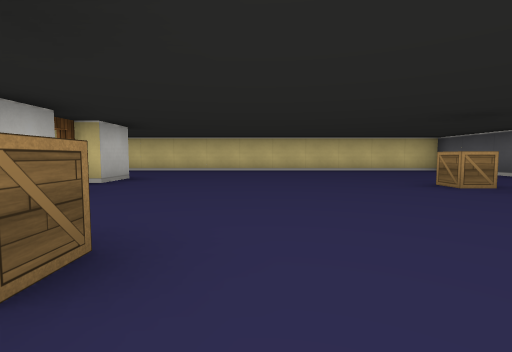
View 1 (above)

15 first-person views from a walk through a cub3D level. The camera is about half as high as the walls, tilts 4° down and sees 85° across. The floor is counted in squares. Each view is taken from the middle of a square. On the plan, view 1 faces up. The plan holds only what a view shows up to about 9 squares ahead; the rest is blank.

View 2
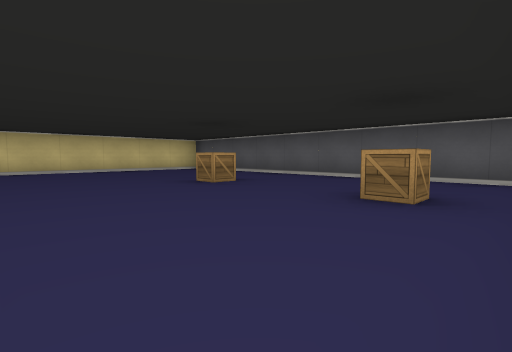

View 3
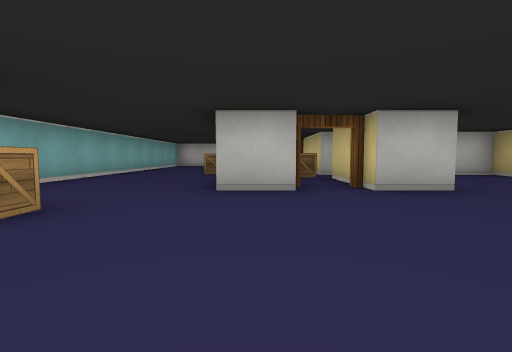

View 4
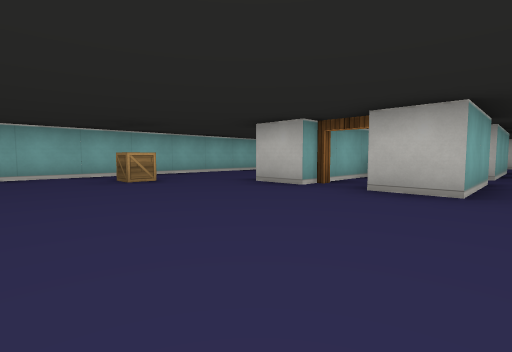

View 5
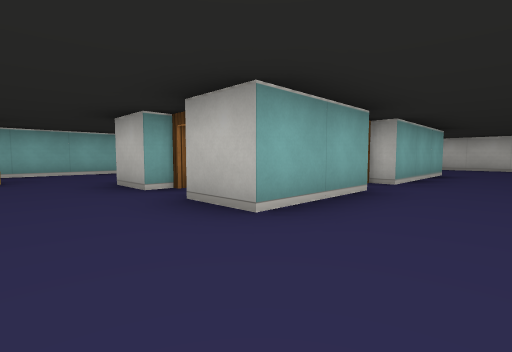

View 6
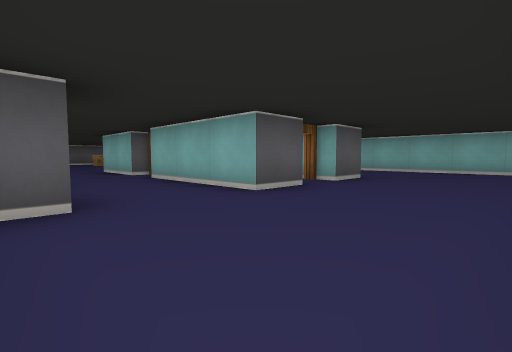

View 7
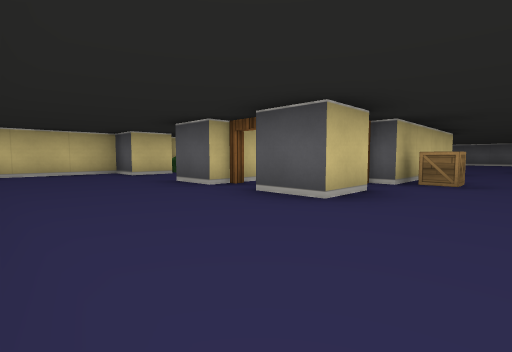

View 8
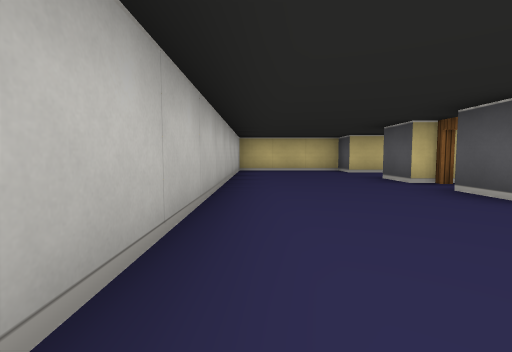

View 9
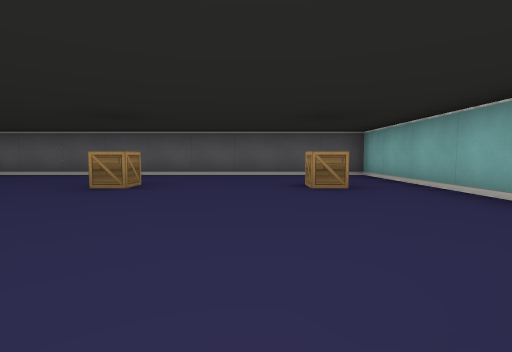

View 10
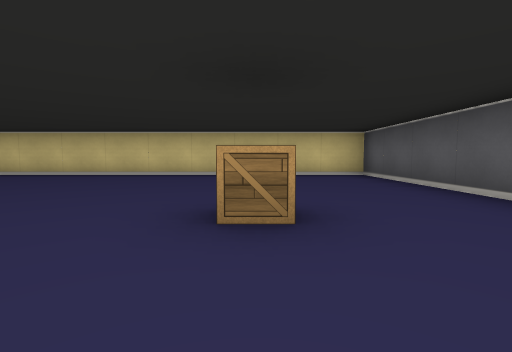

View 11
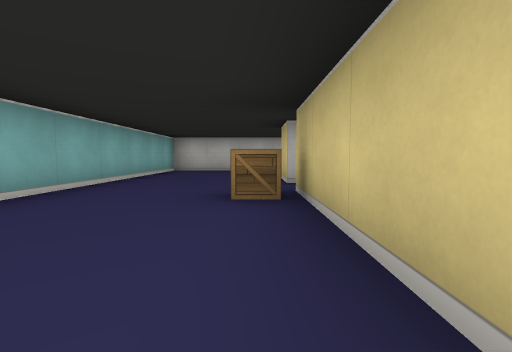

View 12
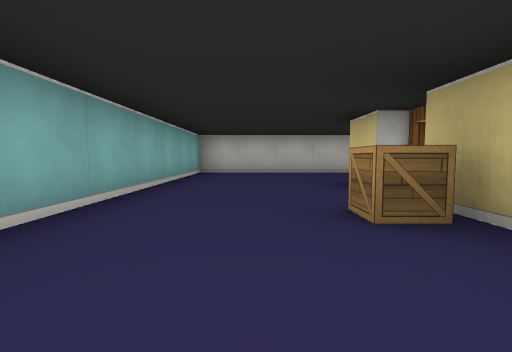

View 13
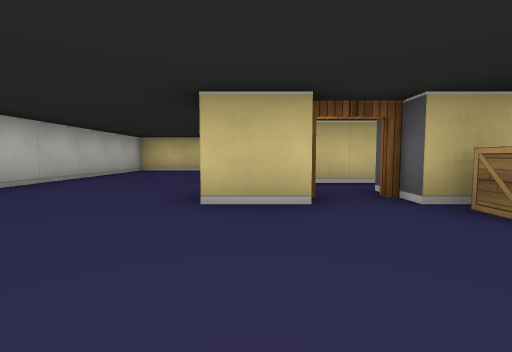

View 14
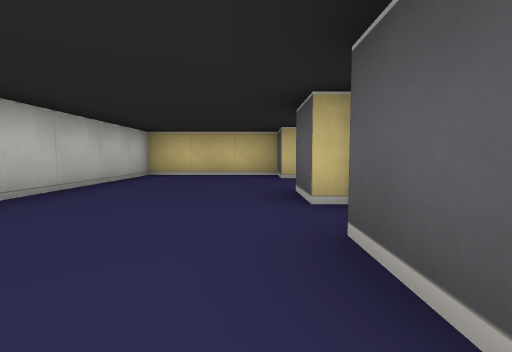

View 15
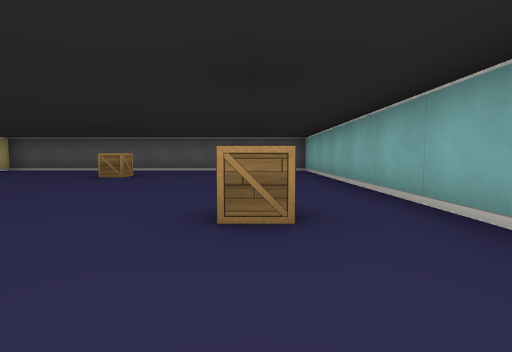

### Floor plan
Points are (right, up) in squares from view 1. A wall is a line through its corners. A room is listed if a view was taken in it or the views show most of it. See-through windows are left out.
Room 1 (views 1, 2, 3, 4, 5, 6, 7, 8, 9, 10, 11, 12, 13, 14, 15)
walls: (-2.5, 3.5) (-2.5, 2.5) (-6.5, 2.5); (-4.5, 5.5) (-2.5, 5.5) (-2.5, 4.5); (-7.5, 2.5) (-8.5, 2.5) (-8.5, 3.5); (-8.5, 4.5) (-8.5, 5.5) (-5.5, 5.5); (-7.5, 7.5) (-8.5, 7.5) (-8.5, 8.5) (-11.5, 8.5) (-11.5, -0.5) (5.5, -0.5) (5.5, 8.5) (-5.5, 8.5) (-5.5, 7.6)
ways out: open door at (-8, 4) to room 2; open door at (-7, 3) to room 2; open door at (-5, 5) to room 2; open door at (-3, 4) to room 2
objects: other object (-7, 8); crate (-6, 2); crate (-1, 1); crate (3, 1); crate (3, 4)
Room 2 (no view inside)
walls: (-5.5, 4.5) (-8.5, 4.5); (-4.9, 3.5) (-2.5, 3.5); (-2.5, 4.5) (-4.5, 4.5)
ways out: open door at (-8, 4) to room 1; open door at (-7, 3) to room 1; open door at (-5, 5) to room 1; open door at (-3, 4) to room 1
objects: crate (-5, 4)

Positions as (right, up) in squares from view 1, and headings:
1: (0, 0), facing up
2: (0, 0), facing up-right
3: (1, 3), facing left
4: (1, 6), facing down-left
5: (-1, 7), facing down-left
6: (-11, 8), facing down-right
7: (-11, 1), facing up-right
8: (-11, 0), facing up
9: (-1, 2), facing right
10: (3, 2), facing up
11: (-3, 2), facing left
12: (-4, 1), facing left
13: (-8, 0), facing up
14: (-9, 2), facing up
15: (-3, 1), facing right
